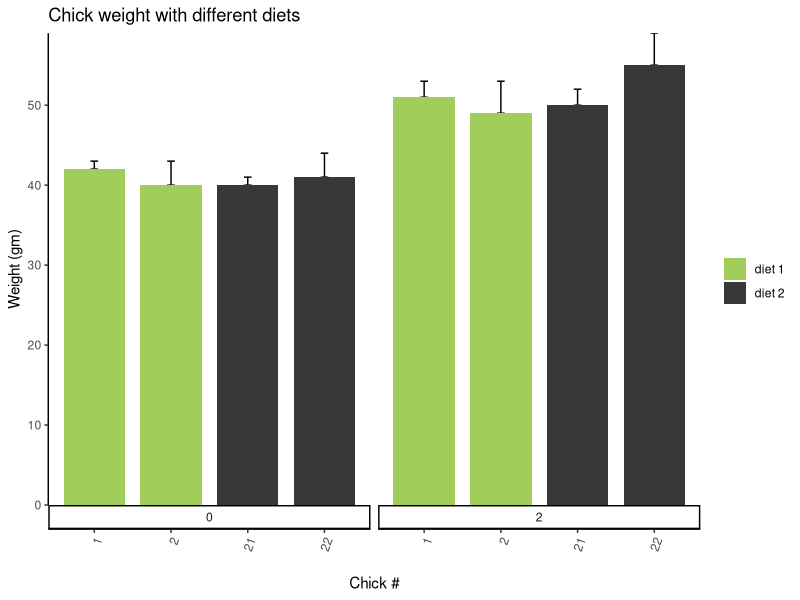

Write R code to recreate this figure.
## ---- chunk 1
#loading in data into a dataframe
df <- ChickWeight
colnames(df)
head(df)

#further documentation of the dataset: (https://www.rdocumentation.org/packages/datasets/versions/3.6.2/topics/ChickWeight)
#(time is in units of days, weight is in units of grams)

#Graph overview:
#x axis: chicks 1, 2, 21, 22
#y axis: weight
#1st sep: time from 0 to 2
#2nd sep: diet 1 (chicks 1,2) vs diet 2 (chicks 21,22)


#only selecting [chicks 1, 2, 21,and 22] and [times 0 to 2].
df$weight <- as.numeric(df$weight)
df$Time <- as.numeric(df$Time)

chicks <- c(1,2,21,22)
df1 <- df[df$Chick %in% chicks,]

selecteddf <- subset(df1, Time < 3)


#we can also manually entered the data:
df <- data.frame(xlabels = c(
  '1',' 1','2',' 2','21',' 21','22',' 22'),
  ylabels = c(
  42,51,40,49,40,50,41,55),
  #standard error if needed (made up numbers)
  SE = c(
  1,2,3,4,1,2,3,4),
  #first sep
  groups1 = c(0,2,0,2,0,2,0,2
    ),
  #second sep
  groups2 = c('diet 1','diet 1','diet 1','diet 1','diet 2','diet 2','diet 2','diet 2'))

#Manually order the x axis labels.
df$xlabels <- factor(df$xlabels,        
                 levels = c('1',
                             ' 1',
                             '2',
                             ' 2',
                             '21',
                             ' 21',
                              '22',
                            ' 22'))

df
## ---- chunk 2
library(ggplot2)
p <- ggplot(data = df, aes(x = xlabels, y = ylabels, fill = groups2)) + 
  theme_classic() +
  #errorbars if needed
  geom_errorbar(aes(ymin = ylabels,ymax = ylabels + SE), width = 0.1)+
  geom_bar(stat = 'identity', width = 0.8) +
  #Add in the x and y axis titles.
  labs(x = '\nChick #', y = 'Weight (gm)', fill = '') +
  #Add in graph title.
  ggtitle('Chick weight with different diets') +
  scale_y_continuous(expand = c(0, 0)) +
  #Set the colors of the bars. see more at: http://www.stat.columbia.edu/~tzheng/files/Rcolor.pdf
  scale_fill_manual(values = c('darkolivegreen3', 'gray22')) +
  facet_wrap(~groups1, strip.position = "bottom", scales = "free_x") +
    theme(axis.text.x = element_text(angle = 70, vjust = 1, hjust=1))
p

